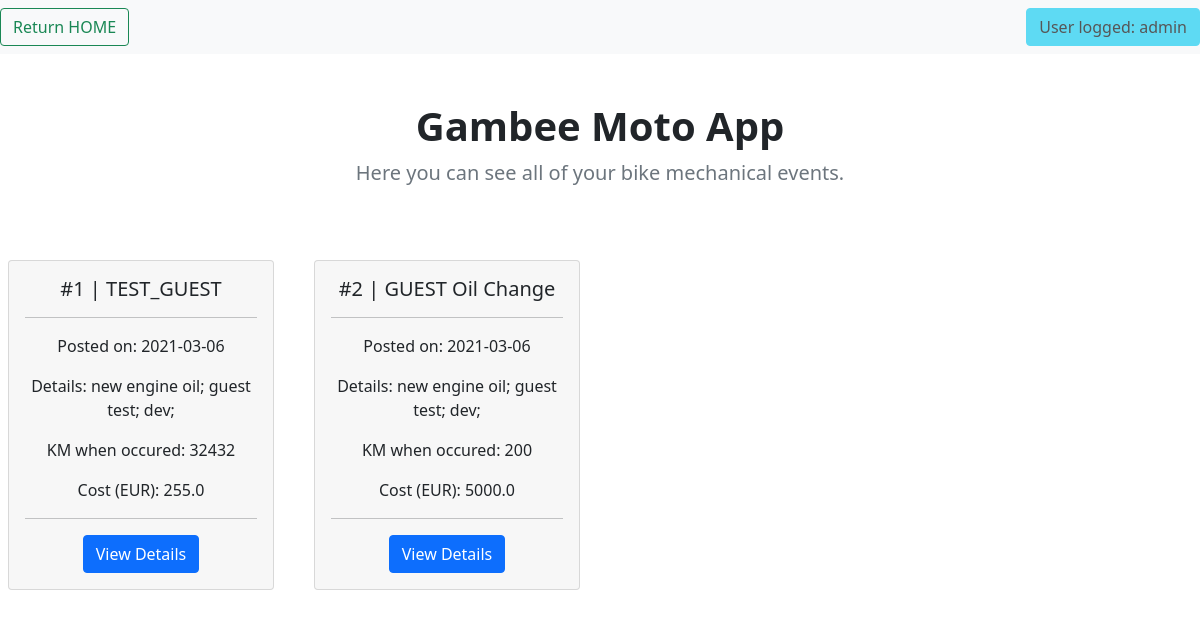
Page /view_mechanical_ev (signed in) on the earlier database version.
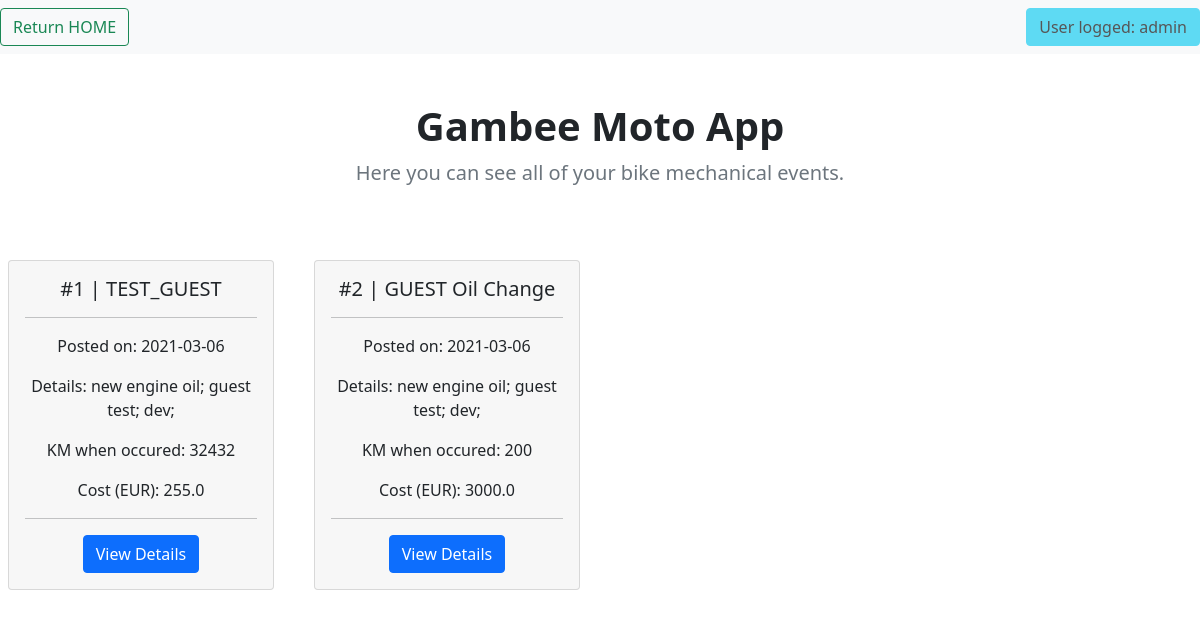
Same page on the later database version.
### application/models.py (models this page shows, shortened)
class MechanicalEvent(db.Model):
    __tablename__ = 'Mechanical_Tab'
    id = db.Column(db.Integer, primary_key=True)
    event_name = db.Column(db.String(100))
    event_date = db.Column(db.Date)
    event_details = db.Column(db.String(200))
    event_km = db.Column(db.Integer)
    event_cost = db.Column(db.Float)
    event_owner = db.Column(db.String(100))

### application/routes.py (the view)
@app.route('/view_mechanical_ev', methods=['GET'])
@login_required
def view_mechanical_ev():
    if session['logged_user'] != app.config['ADMIN_USER']:
        mevents = MechanicalEvent.query.filter_by(event_owner=session['logged_user']).all()
    else:
        mevents = MechanicalEvent.query.all()
    return render_template('view_mechanical_ev.html', mevents=mevents, crr_user=session['logged_user'].split('@')[0])

### application/routes.py (called while the page is built)
@loginMan.user_loader
def load_user(email):
    return Riders.query.filter_by(email=email).first()

### application/templates/view_mechanical_ev.html (shortened to what this page needs)
{% extends 'base.html'%}
{% block listing_trips %}
<nav class="navbar navbar-light bg-light">
    <form class="form-inline">
        <button class="btn btn-outline-success" type="button" onclick="window.location.href='{{ url_for( 'home') }}';">
            Return HOME
        </button>
    </form>
    {% if crr_user == 'guest' %}
    <button type="button" class="btn btn-danger" disabled>
        User logged: {{ crr_user }}
    </button>
    {%else%}
    <button type="button" class="btn btn-info" disabled>
        User logged: {{ crr_user }}
    </button>
    {% endif %}
</nav>
<div class="row py-lg-5">
    <div class="col-lg-6 col-md-8 mx-auto">
        <h1 class="fw-bold text-center">Gambee Moto App</h1>
        <p class="lead text-muted">Here you can see all of your bike mechanical events.</p>
    </div>
</div>
<div class="row">
    {%set j = namespace(value=1)%}
    {% if mevents is not none%}
    {% for mevent in mevents %}
    <div class="col-sm-3">
        <div class="card card_events m-2">
            <div class="card-body">
                <h5 class="card-title event_tile">#{{j.value}} | {{ mevent.event_name}}</h5>
                <hr>
                <p class="card-text"> Posted on: {{mevent.event_date}}</p>
                <p class="card-text"> Details: {{mevent.event_details}}</p>
                <p class="card-text"> KM when occured: {{mevent.event_km}}</p>
                <p class="card-text"> Cost (EUR): {{mevent.event_cost}}</p>
                <hr>
                <a href="{{url_for('detailed_event', event_name='$' + mevent.event_name )}}" class="btn btn-primary">View
                    Details</a>
            </div>
        </div>
    </div>
    {%set j.value =j.value + 1%}
    {% endfor %}
    {%else%}
    <h1>No data to display.</h1>
    {% endif %}
</div>
{% endblock %}

Differences in the rows shown:
changed MechanicalEvent "GUEST Oil Change": event_cost "5000.0" → "3000.0"
